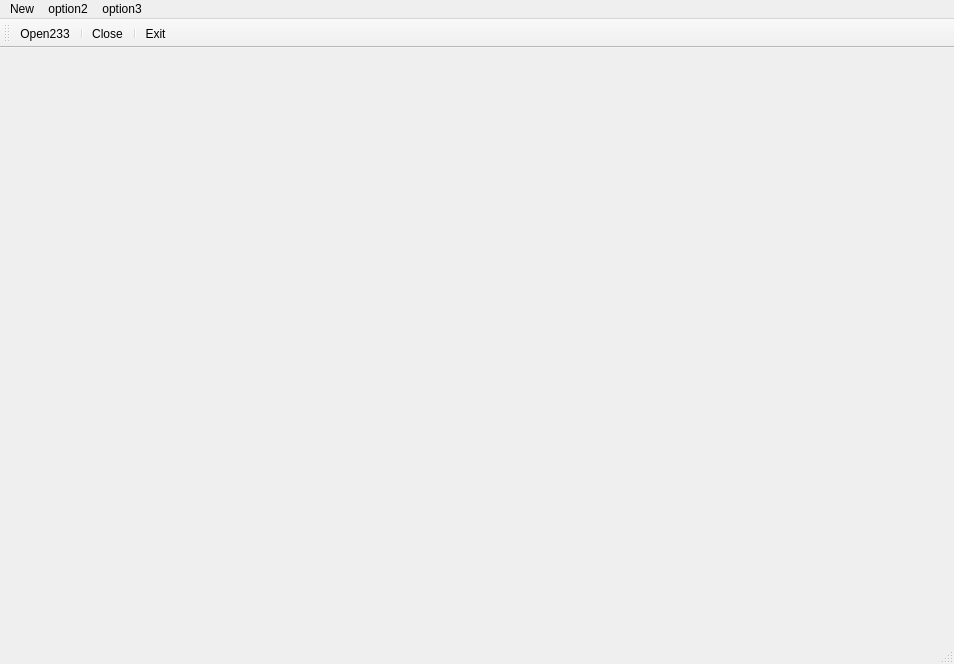
<?xml version="1.0" encoding="UTF-8"?>
<ui version="4.0">
 <class>MainWindow</class>
 <widget class="QMainWindow" name="MainWindow">
  <property name="geometry">
   <rect>
    <x>0</x>
    <y>0</y>
    <width>954</width>
    <height>664</height>
   </rect>
  </property>
  <property name="windowTitle">
   <string>MainWindow</string>
  </property>
  <widget class="QWidget" name="centralwidget"/>
  <widget class="QStatusBar" name="statusbar"/>
  <widget class="QMenuBar" name="menuBar">
   <property name="geometry">
    <rect>
     <x>0</x>
     <y>0</y>
     <width>954</width>
     <height>26</height>
    </rect>
   </property>
   <widget class="QMenu" name="menuoption1">
    <property name="title">
     <string>New</string>
    </property>
    <addaction name="actionoption1_2"/>
    <addaction name="actionoption2"/>
    <addaction name="separator"/>
    <addaction name="actionoption1_4"/>
   </widget>
   <widget class="QMenu" name="menuoption2">
    <property name="title">
     <string>option2</string>
    </property>
   </widget>
   <widget class="QMenu" name="menuoption3">
    <property name="title">
     <string>option3</string>
    </property>
   </widget>
   <addaction name="menuoption1"/>
   <addaction name="menuoption2"/>
   <addaction name="menuoption3"/>
  </widget>
  <widget class="QToolBar" name="toolBar">
   <property name="windowTitle">
    <string>toolBar</string>
   </property>
   <attribute name="toolBarArea">
    <enum>TopToolBarArea</enum>
   </attribute>
   <attribute name="toolBarBreak">
    <bool>false</bool>
   </attribute>
   <addaction name="actionoption1_2"/>
   <addaction name="separator"/>
   <addaction name="actionoption2"/>
   <addaction name="separator"/>
   <addaction name="actionoption1_4"/>
  </widget>
  <action name="actionoption1_2">
   <property name="text">
    <string>Open233</string>
   </property>
   <property name="shortcut">
    <string>Shift+A</string>
   </property>
  </action>
  <action name="actionoption2">
   <property name="text">
    <string>Close</string>
   </property>
  </action>
  <action name="actionoption1_4">
   <property name="text">
    <string>Exit</string>
   </property>
  </action>
 </widget>
 <resources/>
 <connections/>
</ui>
